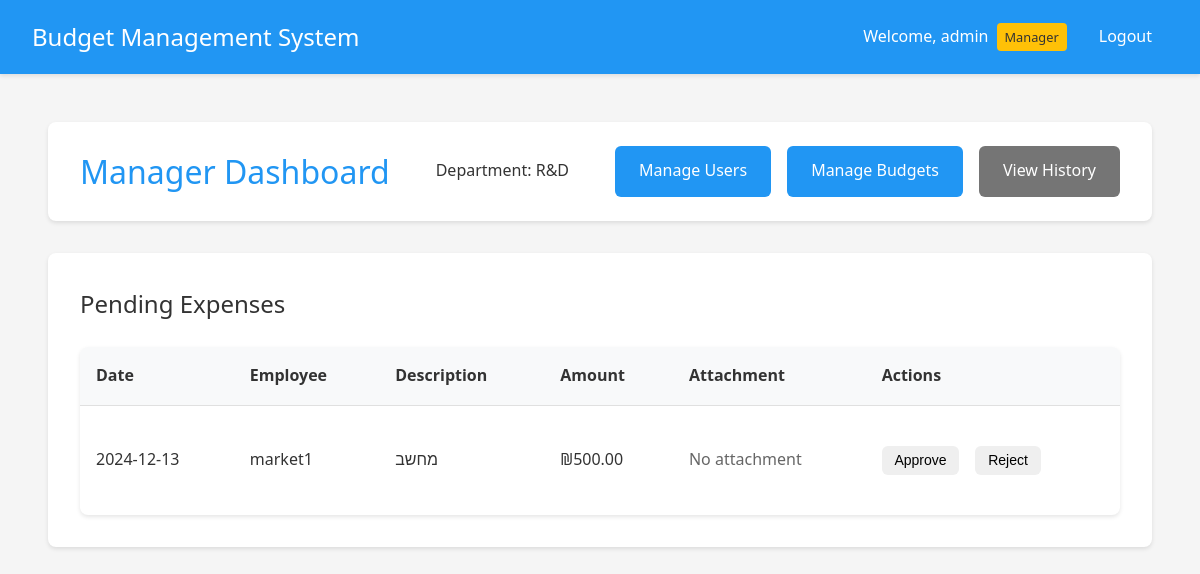
Page /manager/dashboard (signed in) on the earlier database version.
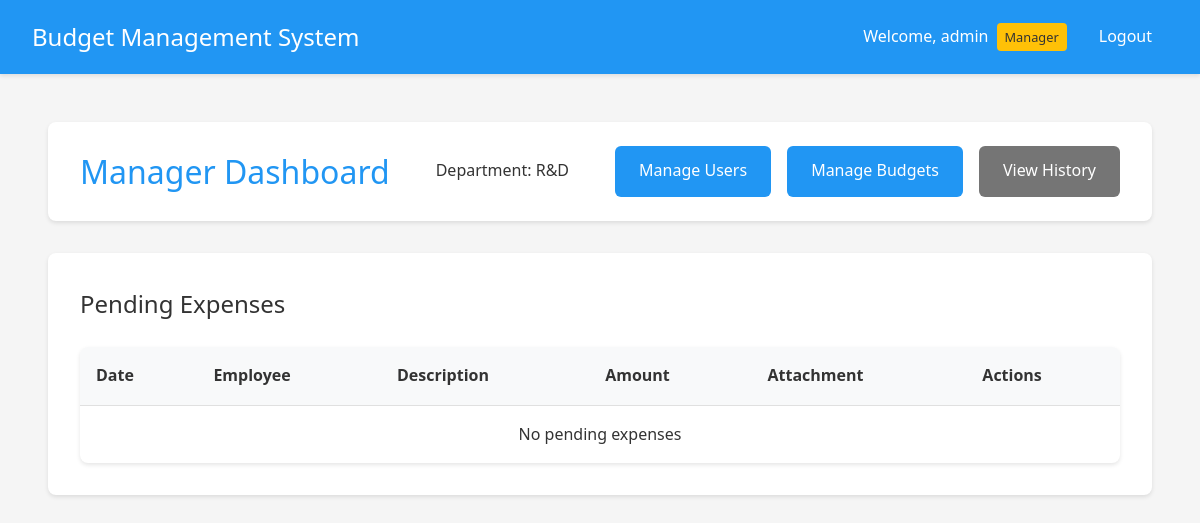
Same page on the later database version.
### app.py (models this page shows, shortened)
class Expense(db.Model):
    __tablename__ = 'expense'
    id = db.Column(db.Integer, primary_key=True)
    amount = db.Column(db.Float, nullable=False)
    description = db.Column(db.String(200))
    date = db.Column(db.DateTime, nullable=False, default=datetime.utcnow)
    status = db.Column(db.String(20), default='pending')
    user_id = db.Column(db.Integer, db.ForeignKey('user.id'), nullable=False)
    subcategory_id = db.Column(db.Integer, db.ForeignKey('subcategory.id'), nullable=False)
    attachment_filename = db.Column(db.String(255))
    manager_id = db.Column(db.Integer, db.ForeignKey('user.id'), nullable=True)
    handled_at = db.Column(db.DateTime, nullable=True)

class User(UserMixin, db.Model):
    __tablename__ = 'user'
    id = db.Column(db.Integer, primary_key=True)
    username = db.Column(db.String(80), unique=True, nullable=False)
    password = db.Column(db.String(120), nullable=False)
    is_manager = db.Column(db.Boolean, default=False)
    is_admin = db.Column(db.Boolean, default=False)
    department_id = db.Column(db.Integer, db.ForeignKey('department.id'))
    status = db.Column(db.String(20), default='active')  # active, inactive, pending
    submitted_expenses = db.relationship('Expense',
                                       primaryjoin='User.id==Expense.user_id',
                                       backref='submitter',
                                       lazy=True)
    handled_expenses = db.relationship('Expense',
                                     primaryjoin='User.id==Expense.manager_id',
                                     backref='handler',
                                     lazy=True)

### app.py (the view)
@app.route('/manager/dashboard')
@login_required
def manager_dashboard():
    if not current_user.is_manager:
        return redirect(url_for('employee_dashboard'))
    if current_user.username == 'admin':
        pending_expenses = Expense.query.join(User, Expense.user_id == User.id)\
            .filter(Expense.status == 'pending').all()
    else:
        pending_expenses = Expense.query.join(User, Expense.user_id == User.id)\
            .filter(
                Expense.status == 'pending',
                User.department_id == current_user.department_id
            ).all()
    return render_template('manager_dashboard.html', expenses=pending_expenses)

### app.py (called while the page is built)
@login_manager.user_loader
def load_user(user_id):
    return User.query.get(int(user_id))

### templates/manager_dashboard.html (shortened to what this page needs)
{% extends "base.html" %}
{% block content %}
<div class="container">
    <header class="dashboard-header">
        <h1>Manager Dashboard</h1>
        <div class="user-info">
            <p>Department: {{ current_user.department.name if current_user.department else 'No Department' }}</p>
        </div>
        <div class="header-actions">
            {% if current_user.is_admin %}
            <a href="{{ url_for('manage_users') }}" class="button primary">Manage Users</a>
            {% endif %}
            <a href="{{ url_for('manage_departments') }}" class="button primary">Manage Budgets</a>
            <a href="{{ url_for('expense_history') }}" class="button secondary">View History</a>
        </div>
    </header>
    <div class="card">
        <h2>Pending Expenses</h2>
        <div class="table-responsive">
            <table>
                <thead>
                    <tr>
                        <th>Date</th>
                        <th>Employee</th>
                        <th>Description</th>
                        <th>Amount</th>
                        <th>Attachment</th>
                        <th>Actions</th>
                    </tr>
                </thead>
                <tbody>
                    {% for expense in expenses %}
                    <tr>
                        <td>{{ expense.date.strftime('%Y-%m-%d') }}</td>
                        <td>{{ expense.submitter.username }}</td>
                        <td>{{ expense.description }}</td>
                        <td>₪{{ "%.2f"|format(expense.amount) }}</td>
                        <td>
                            {% if expense.attachment_filename %}
                                <a href="{{ url_for('download_file', filename=expense.attachment_filename) }}"
                                   class="button secondary small">Download</a>
                            {% else %}
                                <span class="text-muted">No attachment</span>
                            {% endif %}
                        </td>
                        <td class="actions">
                            <form action="{{ url_for('handle_expense', expense_id=expense.id, action='approve') }}" method="post" class="inline-form">
                                <button type="submit" class="button success small">Approve</button>
                            </form>
                            <form action="{{ url_for('handle_expense', expense_id=expense.id, action='reject') }}" method="post" class="inline-form">
                                <button type="submit" class="button danger small">Reject</button>
                            </form>
                        </td>
                    </tr>
                    {% endfor %}
                    {% if not expenses %}
                    <tr>
                        <td colspan="6" class="text-center">No pending expenses</td>
                    </tr>
                    {% endif %}
                </tbody>
            </table>
        </div>
    </div>
</div>
{% endblock %}

Differences in the rows shown:
no longer on this page (row edited): Expense: date "2024-12-13", submitter.username "market1", description "מחשב", amount "500.00", shows "No attachment"
Other differences:
text now shown: "No pending expenses"
